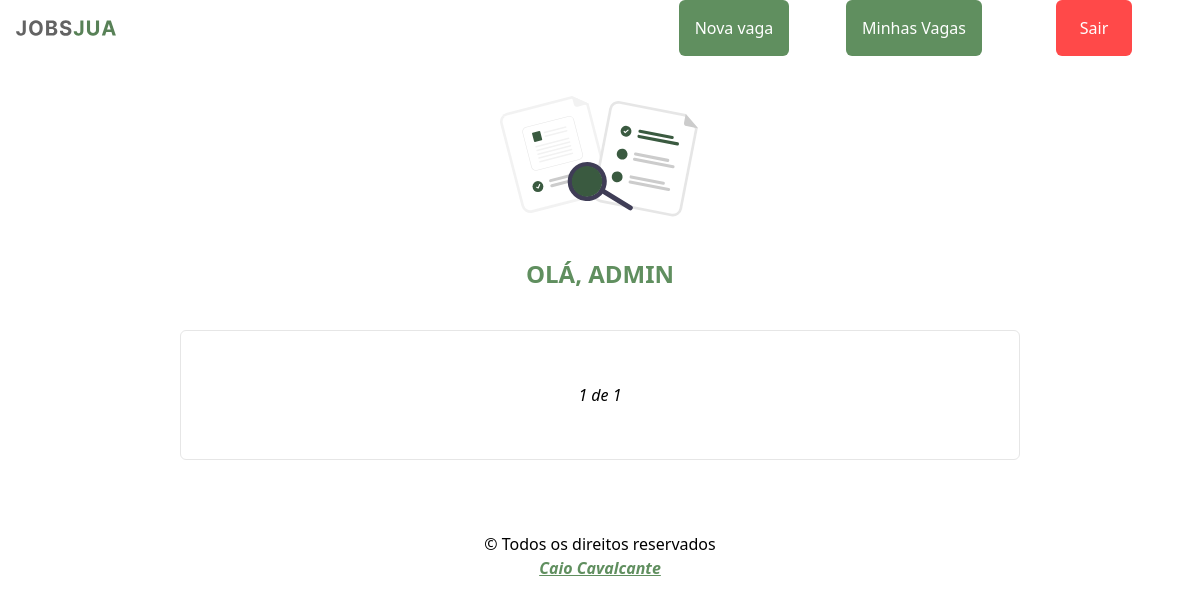
The page /auth/platform/ (signed in) on the database as committed earlier.
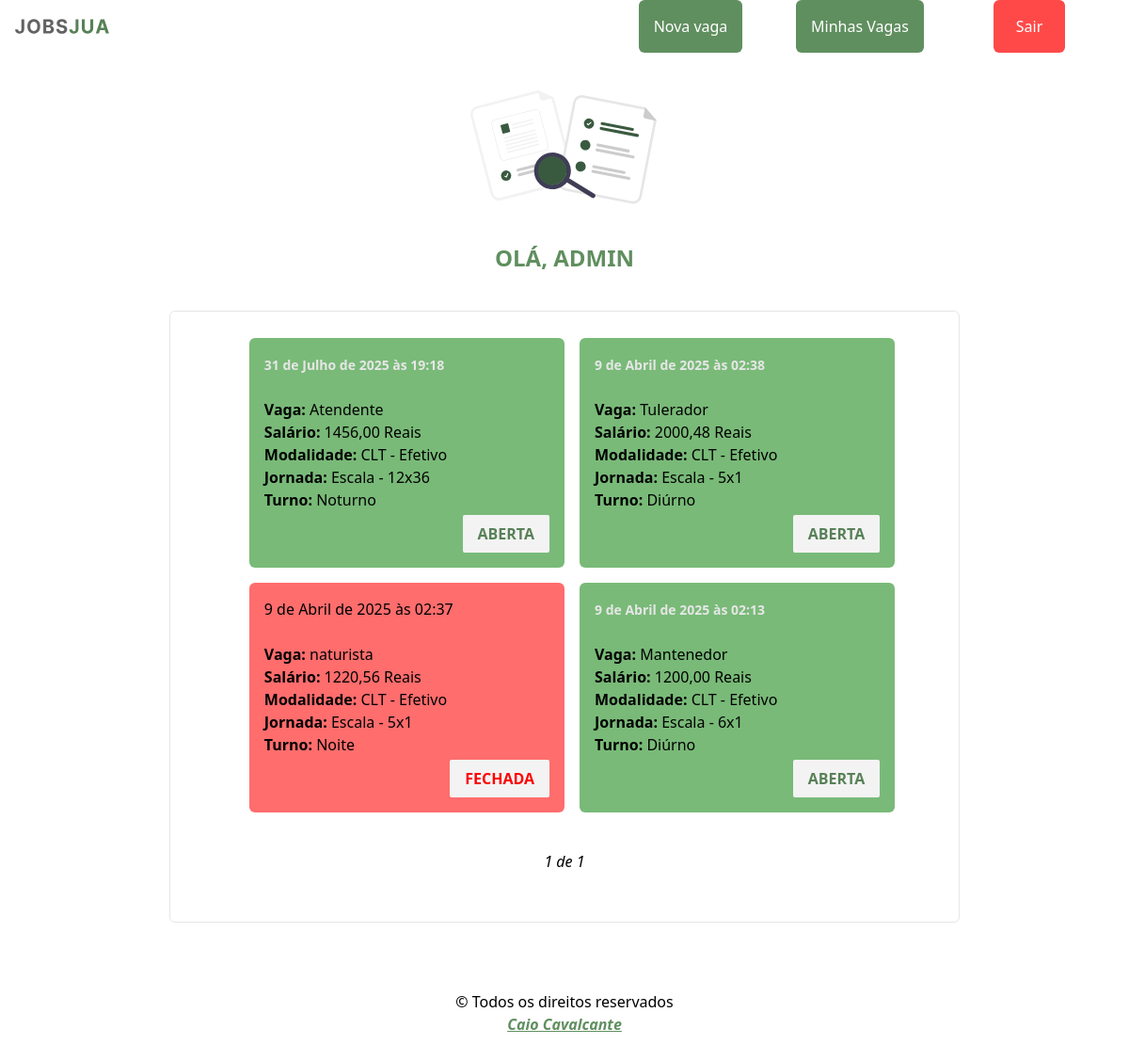
The same page on the database as committed later.
### jobs/models.py (models this page shows, shortened)
class Vacancie(models.Model):
  TYPE_MODALITY = (
    ("CLT - Efetivo",     'CLT - Efetivo'),
    ("CLT - Ferista",     'CLT - Ferista'),
    ("CLT - Contrato",    'CLT - Contrato'),
    ("AVULSO - Diaria",   'AVULSO - Diaria'),
    ("AVULSO - Semanal",  'AVULSO - Semanal'),
    ("AVULSO - Quinzena", 'AVULSO - Quinzena'),
    ("CNPJ - Prestação de serviço",  'CNPJ - Prestação de serviço'),
  )
  TYPE_JOURNEY = (
    ("Escala - 5x1",      'Escala - 5x1'),
    ("Escala - 5x2",      'Escala - 5x2'),
    ("Escala - 6x1",      'Escala - 6x1'),
    ("Escala - 12x36",    'Escala - 12x36'),
    ("Escala - 18x36",    'Escala - 18x36'),
    ("Diaria - 1 Dia",    'Diaria - 1 Dia'),
    ("Diaria - 7 Dias",   'Diaria - 7 Dias'),
    ("Diaria - 15 Dias",  'Diaria - 15 Dias'),
  )
  TYPE_STATE = (
    (True,'Vaga aberta'),
    (False,'Vaga fechada'),
  )
  title = models.CharField(max_length=200, blank=False, null=False, verbose_name="Titulo")
  enterprise = models.ForeignKey(Enterprise,on_delete=models.CASCADE, verbose_name="Empresa")
  email = models.CharField(max_length=200, blank=False, null=False, verbose_name="Email")
  whatsapp = models.CharField(max_length=200, blank=False, null=False, verbose_name="WhatsApp")
  wage = models.FloatField(max_length=200, blank=False, null=False, verbose_name="Salário")
  modality = models.CharField(choices=TYPE_MODALITY, verbose_name="Modalidade", max_length=200)
  weekly_journey = models.CharField(choices=TYPE_JOURNEY, verbose_name="Jornada", max_length=200)
  work_shift = models.CharField(max_length=200, blank=False, null=False, verbose_name="Turno")
  state = models.BooleanField( choices=TYPE_STATE, default=True , verbose_name="Estado",  )
  description = models.TextField(max_length=2000, blank=False, null=False, verbose_name="Descrição")
  create_at = models.DateTimeField(auto_now=True)
  class Meta:
    verbose_name_plural = 'Vagas'

### secret/views.py (the view)
# urls.py: path('platform/', views.platform, name='platform'),
@login_required(login_url='login')
def platform(request):
    enterprise_loggedin = request.user
    company_vacancie = Vacancie.objects.filter(enterprise=enterprise_loggedin).order_by("-id")
    vacancie_paginator = Paginator(company_vacancie, 8)
    page_num = request.GET.get('page')
    page = vacancie_paginator.get_page(page_num)
    context = {
      "company_vacancie": company_vacancie,
      "page": page
    }
    return render(request, template_name='platform.html', context=context)

### secret/templates/platform.html (shortened to what this page needs)
{% extends "jobs/base.html" %}
{% load icons static %}
{% block title-page %}
  <img width="200" height="200" class="mb-10"
  src="{%  static 'svg/search.svg' %}" alt="uma lupa">
  OLÁ, {{ user.username|upper }} <strong class="ml-2">{% icon 'happy' %}</strong>
{% endblock title-page %}
{% block main %}
    {% for item in page %}
      {% if item.state == True %}
        <a href="{% url 'secret_one_vacancie' id=item.id %}"
          class="w-[90%] h-auto bg-myGreen-400  hover:bg-myGreen-500 duration-300  p-4 rounded-md my-2
          md:w-[80%]
          lg:w-[40%] lg:ml-4
        ">
          <strong class="text-sm text-myWhite-200" >{{ item.create_at }}</strong> <br>
          <br>
          <strong>Vaga: </strong>{{ item.title }}<br>
          <strong>Salário: </strong>{{ item.wage|floatformat:2 }} Reais  <br>
          <strong>Modalidade: </strong> {{ item.modality }} <br>
          <strong>Jornada: </strong> {{ item.weekly_journey }} <br>
          <strong>Turno: </strong> {{ item.work_shift }} <br>
          <div class="flex justify-end items-center mt-1">
            <strong class="px-4 py-2 text-myGreen-800 bg-myWhite-100  rounded-sm">ABERTA</strong>
          </div>
        </a>
      {% else %}
        <a href="{% url 'secret_one_vacancie' id=item.id %}"
            class="w-[90%] h-auto bg-myRed-400  hover:bg-myRed-500 duration-300  p-4 rounded-md my-2
            md:w-[80%]
            lg:w-[40%] lg:ml-4
          "
            <strong class="text-sm text-myWhite-200" >{{ item.create_at }}</strong> <br>
            <br>
            <strong>Vaga: </strong>{{ item.title }}<br>
            <strong>Salário: </strong>{{ item.wage|floatformat:2 }} Reais  <br>
            <strong>Modalidade: </strong> {{ item.modality }} <br>
            <strong>Jornada: </strong> {{ item.weekly_journey }} <br>
            <strong>Turno: </strong> {{ item.work_shift }} <br>
            <div class="flex justify-end items-center mt-1">
              <strong class="px-4 py-2 text-myRed-800 bg-myWhite-100  rounded-sm">FECHADA</strong>
            </div>
          </a>
      {% endif %}
    {% endfor %}
    <div class="
      my-4 py-4 w-full flex justify-center items-center radius-sm
      md:px-60
      ld:px-70
    ">
      <h2 class="mx-4 italic">{{page.number}} de {{page.paginator.num_pages}}</h2>
    </div>
{% endblock %}

Rows that differ between the two databases and show on the page:
added Vacancie: create_at "31 de Julho de 2025 às 19:18", title "Atendente", wage "1456,00", modality "CLT - Efetivo", weekly_journey "Escala - 12x36", work_shift "Noturno"
added Vacancie: create_at "9 de Abril de 2025 às 02:38", title "Tulerador", wage "2000,48", modality "CLT - Efetivo", weekly_journey "Escala - 5x1", work_shift "Diúrno"
added Vacancie: create_at "9 de Abril de 2025 às 02:37", title "naturista", wage "1220,56", modality "CLT - Efetivo", weekly_journey "Escala - 5x1", work_shift "Noite"
added Vacancie: create_at "9 de Abril de 2025 às 02:13", title "Mantenedor", wage "1200,00", modality "CLT - Efetivo", weekly_journey "Escala - 6x1", work_shift "Diúrno"
